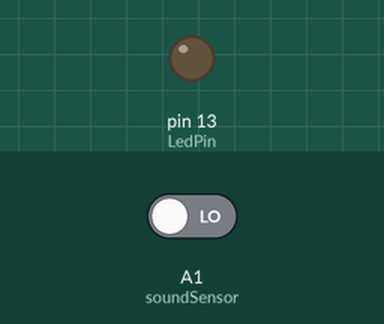
A sketch run on a simulated Arduino Uno, built with avr-gcc and run on an emulated ATmega328P. Shown: output pins drawn as LEDs (lit = HIGH). Inputs (shaded band) come from the test bench; at power-on: A1 (soundSensor) LOW. What the sketch prints to the serial monitor is not drawn.

Above: at 1.2 s.
1.3 s: A1 (soundSensor) driven HIGH
At 2.1 s:
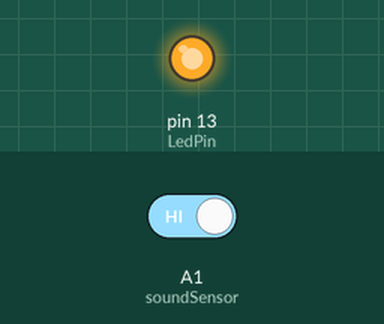
2.8 s: A1 (soundSensor) driven LOW
At 3.3 s:
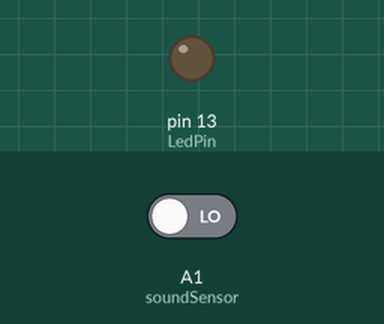
Timing chart, 0 to 5.8 s (numbered marks = the images above; inputs shaded):
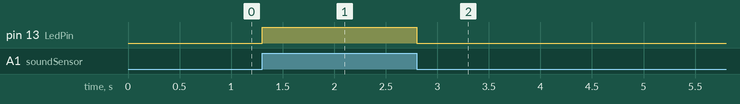

The sketch:

sound_sensor.ino
```cpp
const int soundSensor = A1;
const int LedPin = 13;

void setup() {
  pinMode(LedPin, OUTPUT);
  pinMode(soundSensor, INPUT);
  Serial.begin(115200);
}

void loop() {
  int statusSensor = digitalRead(soundSensor);
  Serial.println(statusSensor);
  if (statusSensor == HIGH){
    digitalWrite(LedPin, HIGH);
  }else{
    digitalWrite(LedPin, LOW);
  }
}
```

Measured:
- after the input at 1.3 s, pin 13 (LedPin): LOW → HIGH at once
- after the input at 2.8 s, pin 13 (LedPin): HIGH → LOW at once
